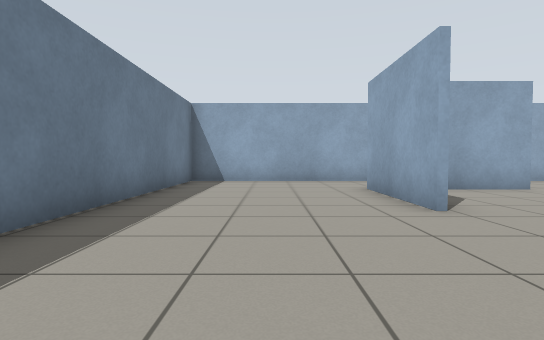
view 1 (above)

22 first-person views from a walk through a Gazebo world. The camera is 0.72 m above the floor, tilts 2° down and sees 80° across. The floor is counted in squares, 1 m on a side. Each view is taken from the middle of a square. On the plan, view 1 faces up. The plan holds only what a view shows up to about 10 squares ahead; the rest is blank.

view 2
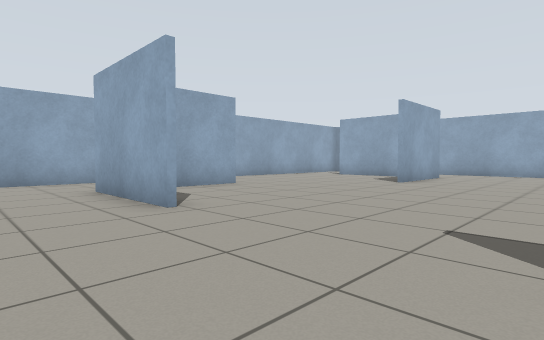

view 3
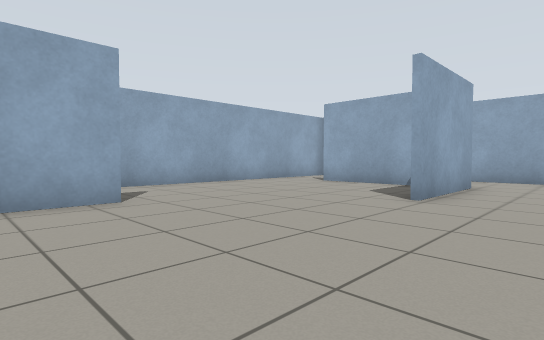

view 4
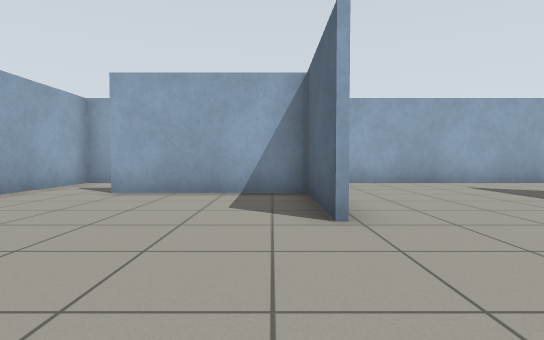

view 5
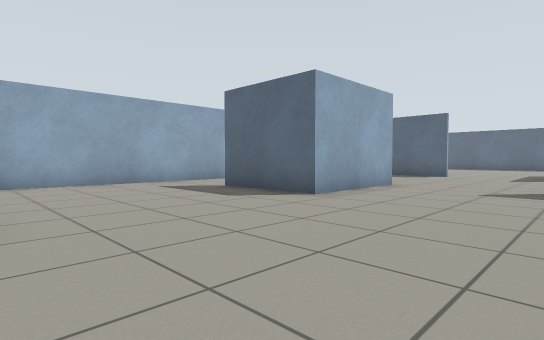

view 6
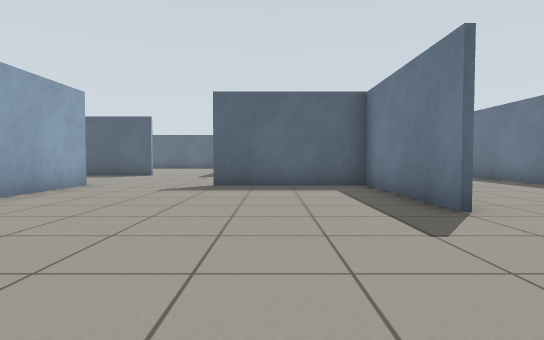

view 7
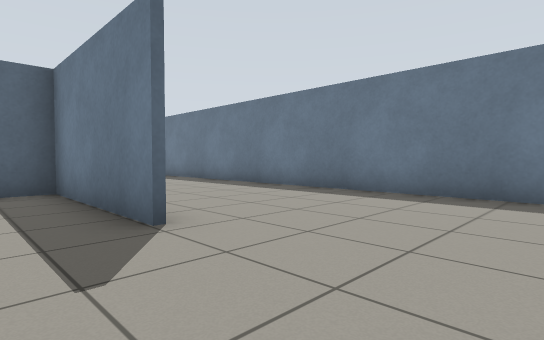

view 8
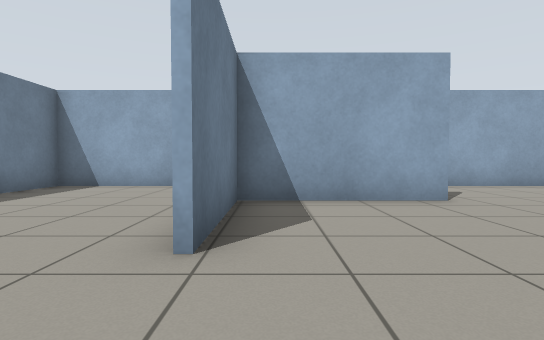

view 9
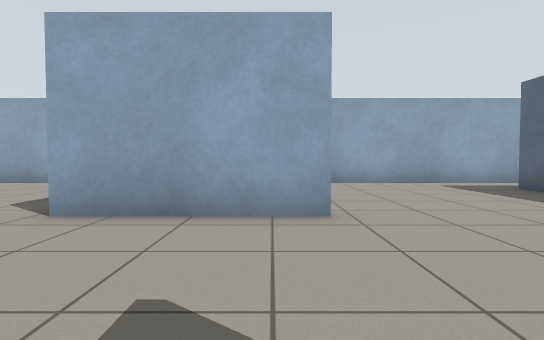

view 10
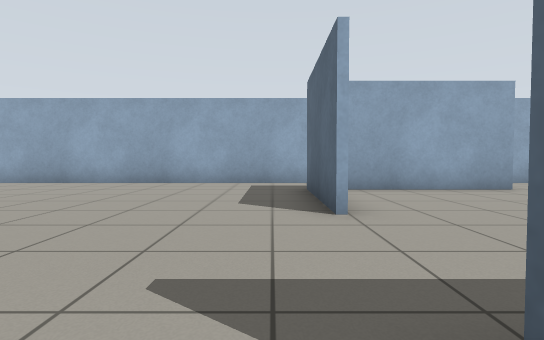

view 11
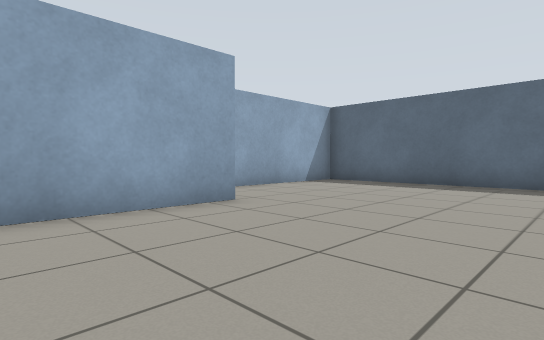

view 12
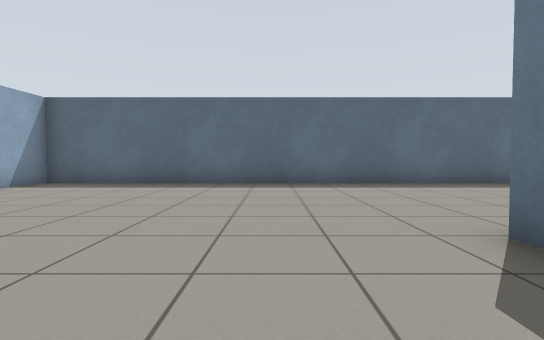

view 13
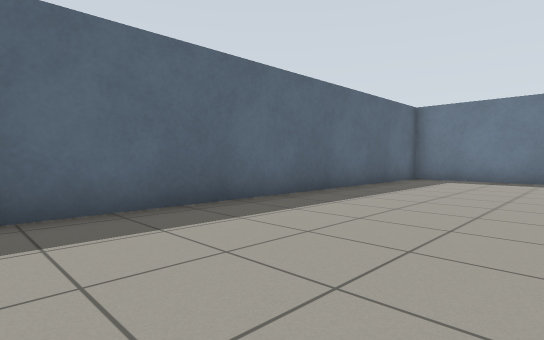

view 14
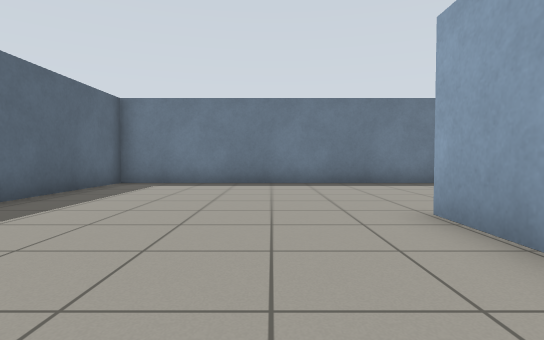

view 15
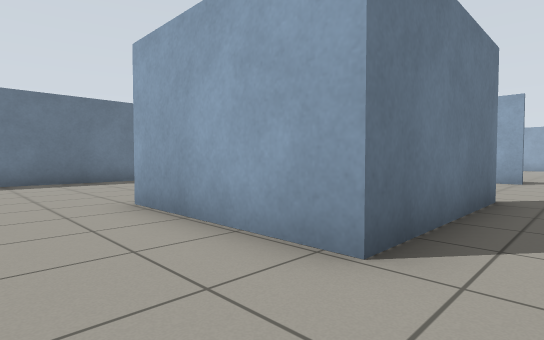

view 16
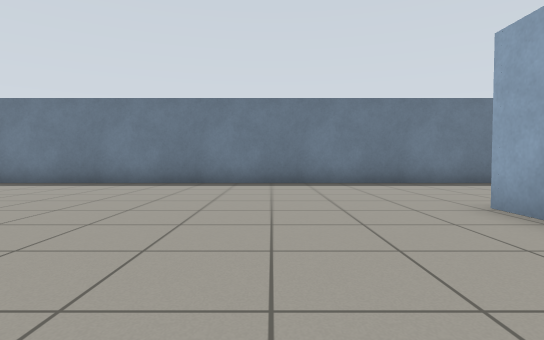

view 17
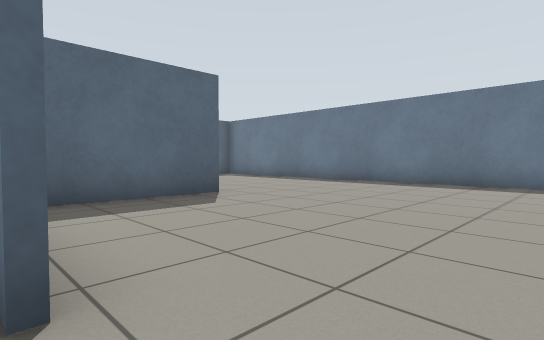

view 18
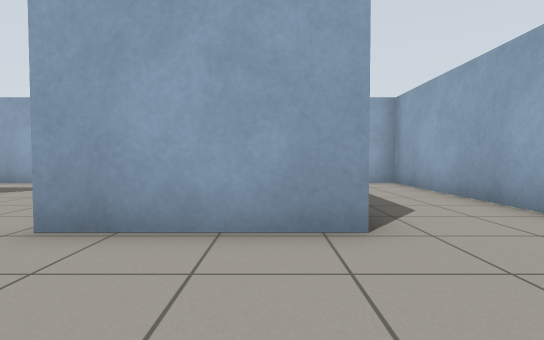

view 19
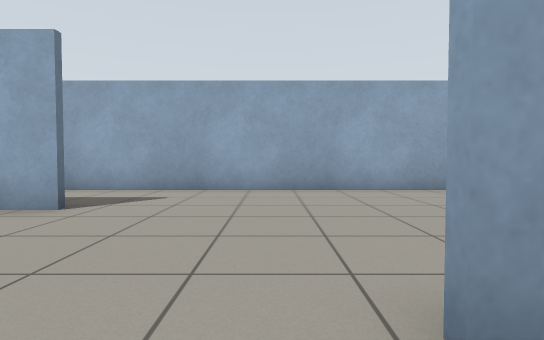

view 20
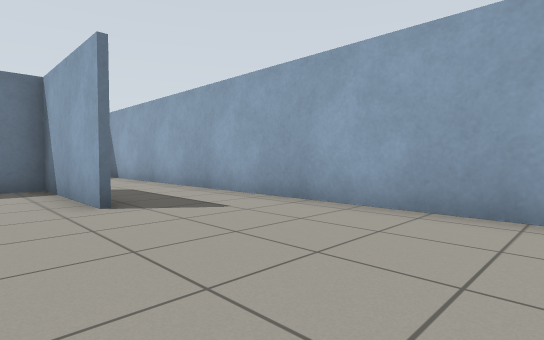

view 21
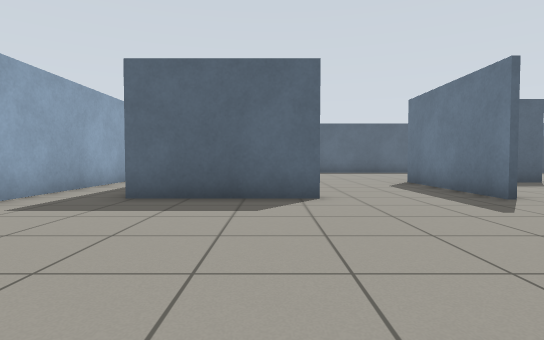

view 22
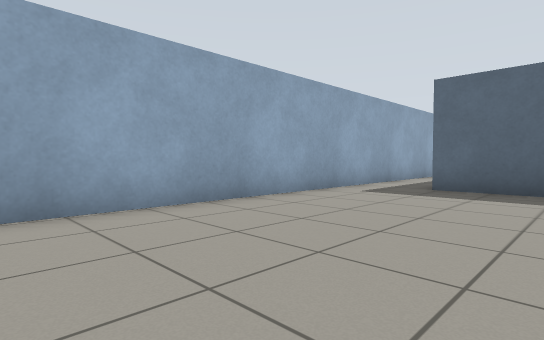

### Floor plan
Points are (right, up) in squares from view 1. A wall is a line through its corners. A room is listed if a view was taken in it or the views show most of it. See-through windows are left out.
Room 1 (views 1, 2, 3, 4, 5, 6, 7, 8, 9, 10, 11, 12, 13, 14, 15, 16, 17, 18, 19, 20, 21, 22)
walls: (6.6, -4.8) (5.9, -4.8); (10, -4.8) (10, -1.2) (13, -1.2); (3.2, -4.8) (2.2, -4.8); (6.8, -9.6) (6.8, -13.9) (2.7, -13.9); (10.1, -9.8) (13.7, -9.8); (2.5, -0.2) (2.5, -4.7) (6.6, -4.7); (9.6, 4.3) (12.8, 4.3) (12.8, 8.4); (2.7, -13.8) (6, -13.8); (2.3, 4.4) (2.3, 7.8); (13, 4.1) (9.6, 4.1); (13.5, -14.6) (13.5, -10.7); (15.6, -14) (15.6, 10.5) (-2.6, 10.5) (-2.6, -20.5) (15.6, -20.5) (15.6, -16.1); (6.1, 7.5) (2.5, 7.5) (2.5, 4.4)

Where each view was taken, in squares from view 1:
view 1: 0 up, 0 right, facing up
view 2: 0 up, 0 right, facing up-right
view 3: 2 up, 4 right, facing up-right
view 4: 5 up, 6 right, facing right
view 5: 4 up, 6 right, facing down-right
view 6: 4 up, 5 right, facing down
view 7: 3 up, 4 right, facing down-left
view 8: 2 up, 3 right, facing up
view 9: 4 down, 6 right, facing right
view 10: 9 down, 6 right, facing right
view 11: 11 down, 9 right, facing down-right
view 12: 11 down, 9 right, facing down
view 13: 16 down, 9 right, facing down-left
view 14: 16 down, 7 right, facing left
view 15: 16 down, 8 right, facing up-left
view 16: 8 down, 7 right, facing left
view 17: 8 down, 7 right, facing down-left
view 18: 1 up, 12 right, facing up
view 19: 3 up, 9 right, facing up
view 20: 6 up, 11 right, facing up-left
view 21: 4 down, 11 right, facing down
view 22: 2 down, 11 right, facing down-right
